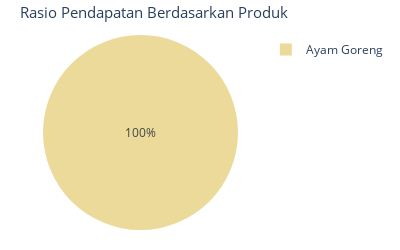

Here is the notebook cell this chart was saved with:
### Code cell
# revenue by item name
revenue_by_item_name = sell_details_agg_by_name.mutate(
    total_pendapatan=sell_details_agg_by_name.discount_price,
    rasio_pendapatan=(sell_details_agg_by_name.discount_price / sell_details_agg_by_name.discount_price.sum().as_scalar()) * 100
)

revenue_by_item_name_pd = revenue_by_item_name.to_pandas()

revenue_ratio_by_item_name_plot = px.pie(
    revenue_by_item_name_pd, values='rasio_pendapatan', names='name',
    color_discrete_sequence=px.colors.sequential.Oryel,
)

revenue_ratio_by_item_name_plot.update_layout(
    title=f"Rasio Pendapatan Berdasarkan Produk",
    title_font_size=15,
    width=400,
    height=250,
    margin=dict(l=20, r=20, t=35, b=20),

)
revenue_ratio_by_item_name_plot.show()

### Figure 1 — Plotly figure (JSON) as saved in the notebook; plotly's stock layout.template omitted (floating-point values rounded to 4 significant figures)
{"data": [{"domain": {"x": [0.0, 1.0], "y": [0.0, 1.0]}, "hovertemplate": "name=%{label}<br>rasio_pendapatan=%{value}<extra></extra>", "labels": ["Ayam Goreng"], "legendgroup": "", "name": "", "showlegend": true, "values": [100.0], "type": "pie"}], "layout": {"legend": {"tracegroupgap": 0}, "margin": {"t": 35, "l": 20, "r": 20, "b": 20}, "piecolorway": ["rgb(236, 218, 154)", "rgb(239, 196, 126)", "rgb(243, 173, 106)", "rgb(247, 148, 93)", "rgb(249, 123, 87)", "rgb(246, 99, 86)", "rgb(238, 77, 90)"], "title": {"text": "Rasio Pendapatan Berdasarkan Produk", "font": {"size": 15}}, "width": 400, "height": 250}}
